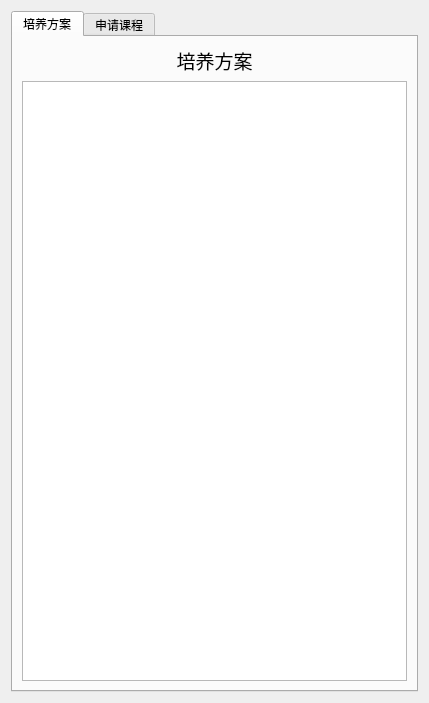
<?xml version="1.0" encoding="UTF-8"?>
<ui version="4.0">
 <class>a_mainwindow</class>
 <widget class="QDialog" name="a_mainwindow">
  <property name="geometry">
   <rect>
    <x>0</x>
    <y>0</y>
    <width>429</width>
    <height>703</height>
   </rect>
  </property>
  <property name="windowTitle">
   <string>a_mainwindow</string>
  </property>
  <layout class="QVBoxLayout" name="verticalLayout_4">
   <item>
    <widget class="QTabWidget" name="tabWidget">
     <property name="currentIndex">
      <number>0</number>
     </property>
     <widget class="QWidget" name="tab_3">
      <attribute name="title">
       <string>培养方案</string>
      </attribute>
      <layout class="QGridLayout" name="gridLayout_2">
       <item row="0" column="0">
        <layout class="QVBoxLayout" name="verticalLayout_2">
         <item>
          <widget class="QLabel" name="label_2">
           <property name="font">
            <font>
             <pointsize>14</pointsize>
             <bold>false</bold>
            </font>
           </property>
           <property name="text">
            <string>培养方案</string>
           </property>
           <property name="alignment">
            <set>Qt::AlignCenter</set>
           </property>
           <property name="margin">
            <number>5</number>
           </property>
          </widget>
         </item>
         <item>
          <widget class="QTableWidget" name="tableWidget"/>
         </item>
        </layout>
       </item>
      </layout>
     </widget>
     <widget class="QWidget" name="tab">
      <attribute name="title">
       <string>申请课程</string>
      </attribute>
      <layout class="QGridLayout" name="gridLayout">
       <item row="0" column="0">
        <layout class="QVBoxLayout" name="verticalLayout_3">
         <item>
          <widget class="QLabel" name="label_3">
           <property name="font">
            <font>
             <pointsize>14</pointsize>
             <bold>false</bold>
            </font>
           </property>
           <property name="text">
            <string>申请表</string>
           </property>
           <property name="alignment">
            <set>Qt::AlignCenter</set>
           </property>
           <property name="margin">
            <number>5</number>
           </property>
          </widget>
         </item>
         <item>
          <widget class="QTableWidget" name="tableWidget_2"/>
         </item>
         <item>
          <layout class="QHBoxLayout" name="horizontalLayout_3"/>
         </item>
        </layout>
       </item>
       <item row="1" column="0">
        <layout class="QHBoxLayout" name="horizontalLayout"/>
       </item>
      </layout>
     </widget>
    </widget>
   </item>
  </layout>
 </widget>
 <resources/>
 <connections/>
</ui>
